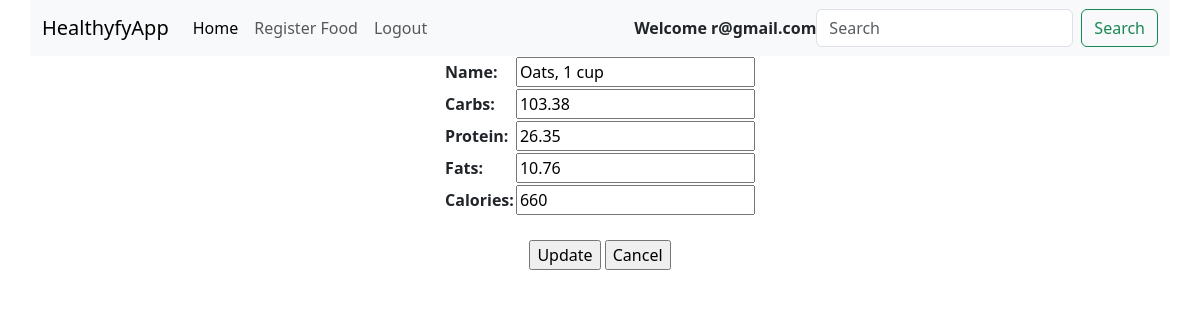
The app's page /FoodUpdate/1 (signed in) with its own data.
### app/models.py (models this page shows, shortened)
class Food(models.Model):
    name = models.CharField(max_length=100)
    carbs = models.FloatField()
    protein = models.FloatField()
    fats = models.FloatField()
    calories = models.IntegerField()

### app/views.py (the view)
# urls.py: path("FoodUpdate/<int:pk>", FoodUpdate.as_view(), name="FoodUpdate"),
class FoodUpdate(UpdateView):
    model = Food
    template_name_suffix = "_update_form"
    fields = "__all__"
    success_url = "/FoodList"

### app/templates/app/food_update_form.html (shortened to what this page needs)
{% extends 'base.html' %}
{% block body %}
<div class="container">
    <div class="row">
        <center>
            <form action="" method="post">
                <table>
                    {{form.as_table}}
                </table>
                <br>
                <input type="submit" value="Update">
                <a href="/"><input type="button" value="Cancel"></a>
            </form>
        </center>
    </div>
</div>
{% endblock %}

### app/templates/base.html (shortened to what this page needs)
<!doctype html>
<html lang="en">
  <head>
    <link rel="stylesheet" href="https://cdn.jsdelivr.net/npm/bootstrap-icons@1.11.3/font/bootstrap-icons.min.css">
    <link href="https://cdn.jsdelivr.net/npm/bootstrap@5.3.3/dist/css/bootstrap.min.css" rel="stylesheet">
  </head>
  <body>
   <div class="container">
    <div class="row">
        <nav class="navbar navbar-expand-lg bg-body-tertiary">
            <div class="container-fluid">
              <a class="navbar-brand" href="/">HealthyfyApp</a>
              <div class="collapse navbar-collapse" id="navbarSupportedContent">
                <ul class="navbar-nav me-auto mb-2 mb-lg-0">
                  {% if user.is_authenticated %}
                  <li class="nav-item">
                    <a class="nav-link active" aria-current="page" href="/FoodList">Home</a>
                  </li>
                  {% if user.is_superuser %}
                  <li class="nav-item">
                    <a class="nav-link" href="/FoodRegister">Register Food</a>
                  </li>
                  {% else %}
                  <li class="nav-item">
                    <a class="nav-link" href="/FoodRegister">Register Food</a>
                  </li>
                  {% endif %}
                  <li class="nav-item">
                    <a class="nav-link" href="/userlogout">Logout</a>
                  </li>
                  {% endif %}
                  </ul>
                  {% if user.is_authenticated %}
                  <strong>Welcome {{user}} </strong>
                  {% else %}
                  <strong>Welcome Guest </strong>
                  {% endif %}
                <form class="d-flex" role="search">
                  <input class="form-control me-2" type="search" placeholder="Search" aria-label="Search">
                  <button class="btn btn-outline-success" type="submit">Search</button>
                </form>
              </div>
            </div>
          </nav>
    </div>
   </div>
    {% block body %}
    {% endblock %}
  </body>
</html>

### records on screen
Food: name "Oats, 1 cup", carbs "103.38", protein "26.35", fats "10.76", calories "660"

### other values on screen
{{ user }} "r@gmail.com"
